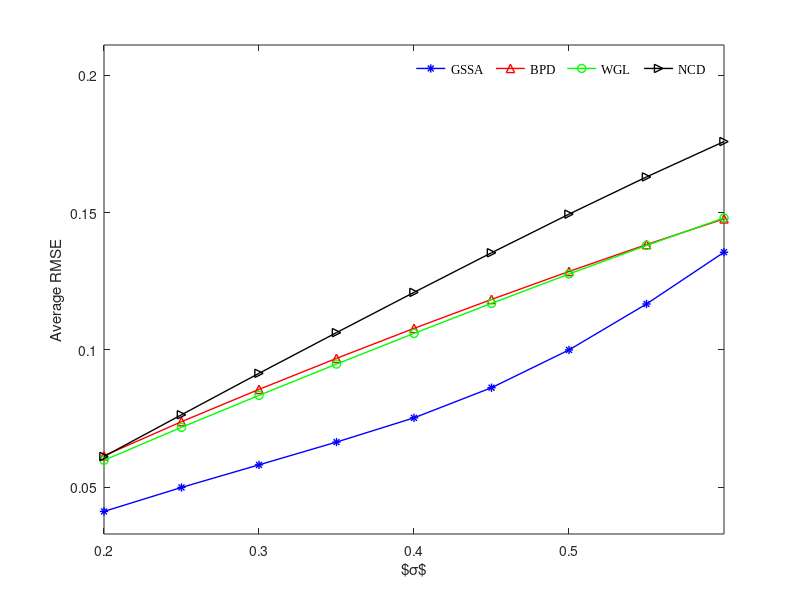
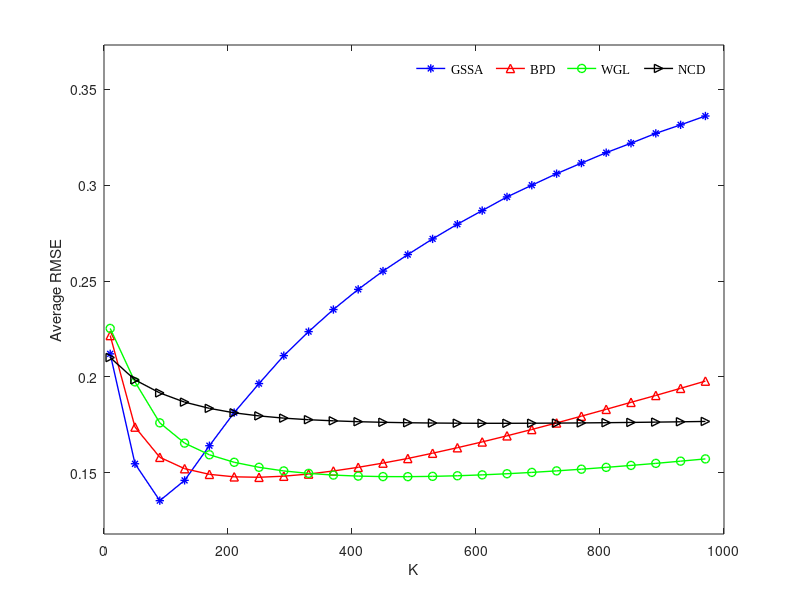

The MATLAB source for these figures, in order:
%%%%%%%%%%%%%%%%%%%%%%%%%%%%%%%%%%%%%%%%%%%%%%%%%%%%%%%%
% Reference: 'Sparsity-assisted Fault Feature Enhancement: Algorithm-aware versus Model-aware',
% IEEE Transactions on Instrumentation and Measurement, 2020
% Homepage: https://zhaozhibin.github.io/
% Author : Zhibin Zhao
% Place  : Xi'an Jiaotong University
% Email  : zhibinzhao1993@gmail.com
% Date   : 2019.6
%%%%%%%%%%%%%%%%%%%%%%%%%%%%%%%%%%%%%%%%%%%%%%%%%%%%%%%%
clc
clear all
close all
addpath(genpath(fileparts(mfilename('fullpath'))));
%% Figure initialization
Tstring1 =  '$\sigma$'; 
Tstring2 =  'K'; 
Astring =  'Average RMSE';
FontSize = 9;   FontName = 'Times New Roman';
MarkerSize = 1;  LineWidth = 1;
%%

load Performance_Comparison_Combination_K_Index_Size5_RMSE.mat
NC = NC_Index;
L1 = L1_Index;
GST = GST_Index;
ST = ST_Index;



%% Print the time domain
figure(1);
hold on
plot(Sigma(1:end), GST(1:end), 'b-*', 'LineWidth', LineWidth);
plot(Sigma(1:end), L1(1:end) , 'r-^', 'LineWidth', LineWidth);
plot(Sigma(1:end), ST(1:end) , 'g-o', 'LineWidth', LineWidth);
plot(Sigma(1:end), NC(1:end) , 'k->', 'LineWidth', LineWidth);
hold off
box on
legend1 = legend('GSSA' , 'BPD', 'WGL', 'NCD');
set(legend1,'location','best','Orientation','horizontal', 'FontSize',FontSize,'FontName',FontName)
legend boxoff
xlim_min = 0.2; xlim_max = 0.6;
ylim_min = min(abs(GST))*0.8;            ylim_max = max(abs(NC)) * 1.2;  
xylim = [xlim_min,xlim_max,ylim_min,ylim_max]; axis(xylim);

xlabel(Tstring1);
ylabel(Astring);
filename = ['results', filesep, sprintf('Fig4_b.pdf')];
print(filename, '-dpdf');

%%
load Performance_Comparison_Combination_K_Index_Size5_Sigma6_NC.mat
load Performance_Comparison_Combination_K_Index_Size5_Sigma6.mat
NC = mean(NC_Index(1:100,:,1), 2);
L1 = mean(L1_Index(:,:,1), 2);
GST = mean(GST_Index(:,:,1), 2);
ST = mean(ST_Index(:,:,1), 2);

% Print the time domain
figure(2);
hold on
plot(K(1:4:end), GST(1:4:end), 'b-*', 'LineWidth', LineWidth);
plot(K(1:4:end), L1(1:4:end),'r-^', 'LineWidth', LineWidth);
plot(K(1:4:end), ST(1:4:end),'g-o', 'LineWidth', LineWidth);
plot(K(1:4:end), NC(1:4:end),'k->', 'LineWidth', LineWidth);
hold off
box on
legend1 = legend('GSSA' , 'BPD', 'WGL', 'NCD');
set(legend1,'location','best','Orientation','horizontal', 'FontSize',FontSize,'FontName',FontName)
legend boxoff
xlim_min = 0; xlim_max = max(K);
ylim_min = min(abs(L1))*0.8;            ylim_max = max(abs(GST)) * 1.1;  
xylim = [xlim_min,xlim_max,ylim_min,ylim_max]; axis(xylim);

xlabel(Tstring2);
ylabel(Astring);
filename = ['results', filesep, sprintf('Fig4_a.pdf')];
print(filename, '-dpdf');
